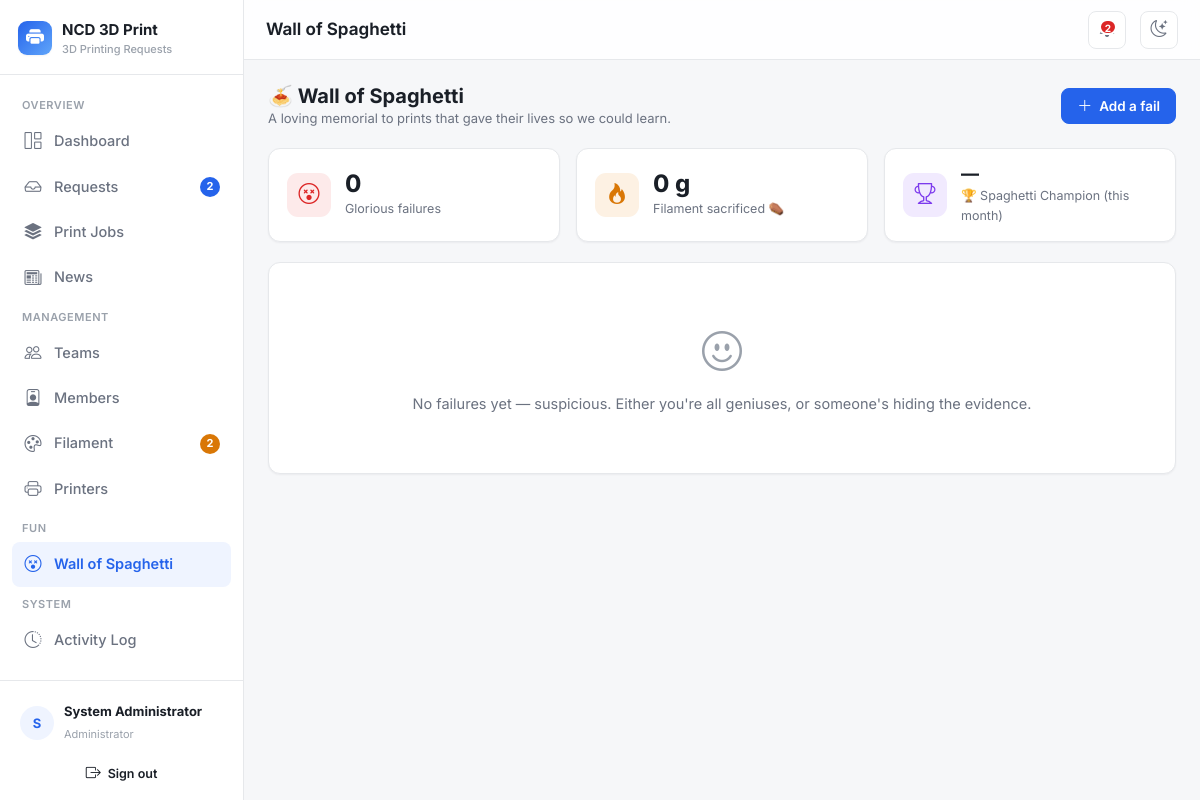
/spaghetti (signed in), run on an earlier commit of the app's database.
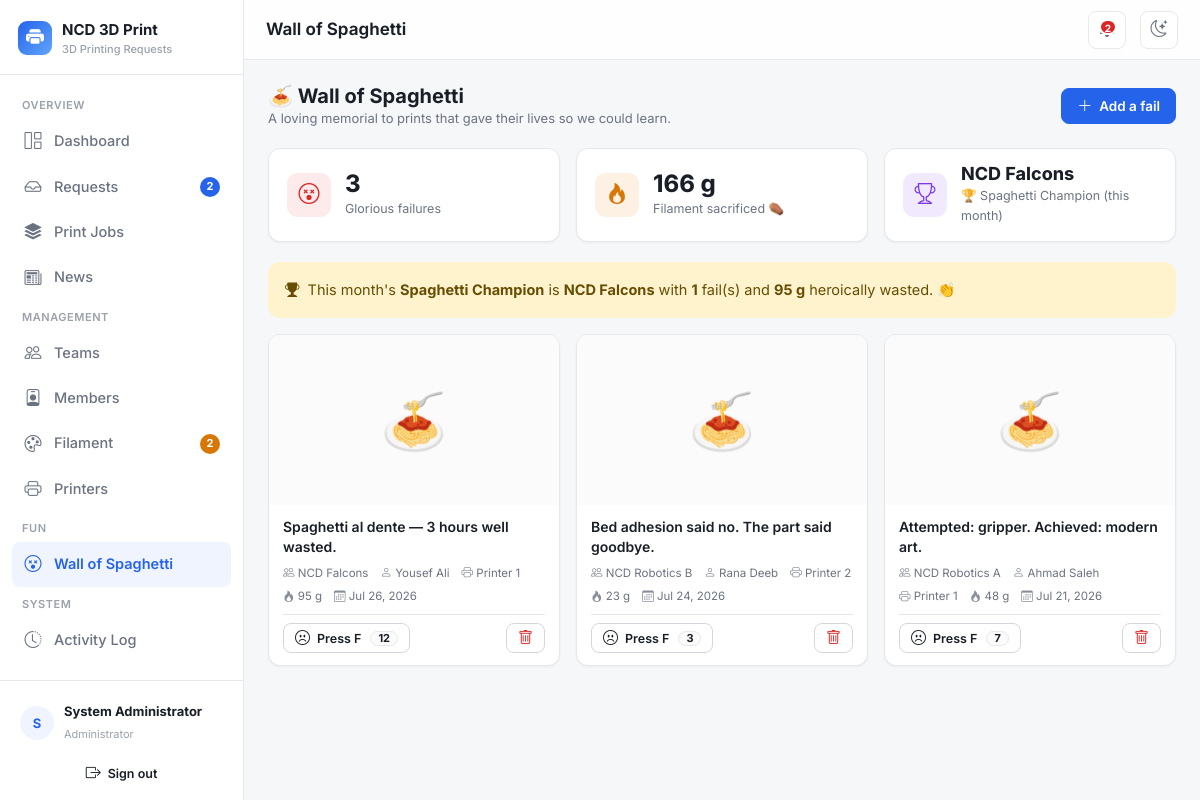
And on a later commit of the database.
### tables this page shows
CREATE TABLE `print_fails` (
    `id`           INT UNSIGNED NOT NULL AUTO_INCREMENT,
    `user_id`      INT UNSIGNED DEFAULT NULL,
    `team_id`      INT UNSIGNED DEFAULT NULL,
    `caption`      VARCHAR(255) NOT NULL,
    `image_path`   VARCHAR(255) DEFAULT NULL,
    `grams`        DECIMAL(8,1) NOT NULL DEFAULT 0,    
    `printer_name` VARCHAR(80)  DEFAULT NULL,
    `respects`     INT UNSIGNED NOT NULL DEFAULT 0,    
    `created_at`   DATETIME NOT NULL DEFAULT CURRENT_TIMESTAMP,
    PRIMARY KEY (`id`),
    KEY `idx_pf_team` (`team_id`),
    KEY `idx_pf_user` (`user_id`),
    CONSTRAINT `fk_pf_user` FOREIGN KEY (`user_id`) REFERENCES `users`(`id`) ON DELETE SET NULL,
    CONSTRAINT `fk_pf_team` FOREIGN KEY (`team_id`) REFERENCES `teams`(`id`) ON DELETE SET NULL
);

CREATE TABLE `teams` (
    `id`          INT UNSIGNED NOT NULL AUTO_INCREMENT,
    `name`        VARCHAR(120) NOT NULL,
    `competition` VARCHAR(160) DEFAULT NULL,
    `supervisor`  VARCHAR(120) DEFAULT NULL,
    `created_at`  DATETIME NOT NULL DEFAULT CURRENT_TIMESTAMP,
    PRIMARY KEY (`id`)
);

CREATE TABLE `users` (
    `id`         INT UNSIGNED NOT NULL AUTO_INCREMENT,
    `name`       VARCHAR(120) NOT NULL,
    `email`      VARCHAR(160) NOT NULL,
    `phone`      VARCHAR(30)  DEFAULT NULL,    
    `password`   VARCHAR(255) NOT NULL,
    `role`       ENUM('admin','member') NOT NULL DEFAULT 'member',
    `team_id`    INT UNSIGNED DEFAULT NULL,
    `is_active`  TINYINT(1) NOT NULL DEFAULT 1,
    `created_at` DATETIME NOT NULL DEFAULT CURRENT_TIMESTAMP,
    PRIMARY KEY (`id`),
    UNIQUE KEY `uq_users_email` (`email`),
    KEY `idx_users_team` (`team_id`),
    CONSTRAINT `fk_users_team` FOREIGN KEY (`team_id`) REFERENCES `teams`(`id`) ON DELETE SET NULL
);

### core/Controller.php (called while the page is built, shortened)
<?php
abstract class Controller
{
    protected function view(string $view, array $data = [], ?string $layout = 'main'): void
    {
        extract($data, EXTR_SKIP);
        $viewFile = __DIR__ . '/../views/' . $view . '.php';
        require $viewFile;
        $content = ob_get_clean();
        require __DIR__ . '/../views/layouts/' . $layout . '.php';
    }
}

### controllers/SpaghettiController.php (called while the page is built, shortened)
<?php
class SpaghettiController extends Controller
{
    private PrintFail $fails;
    public function __construct()
    {
        $this->fails = new PrintFail();
    }
    public function index(): void
    {
        $this->view('spaghetti/index', [
            'pageTitle'  => 'Wall of Spaghetti',
            'fails'      => $this->fails->wall(),
            'totalGrams' => $this->fails->totalGrams(),
            'champion'   => $this->fails->championThisMonth(),
            'respected'  => $_SESSION['respected'] ?? [],
        ]);
    }
}

### core/Router.php (called while the page is built, shortened)
<?php
class Router
{
    public function dispatch(string $url): void
    {
        $url = trim($url, '/');
        $segments = $url === '' ? [] : explode('/', $url);
        $action         = $segments[1] ?? 'index';
        $params         = array_slice($segments, 2);
        $controller = new $className();
        $action = preg_replace('/[^a-zA-Z0-9_]/', '', $action);
        call_user_func_array([$controller, $action], $params);
    }
}

### index.php (called while the page is built, shortened)
<?php
require __DIR__ . '/config/database.php';
spl_autoload_register(function (string $class): void {
    $paths = [
        __DIR__ . '/core/' . $class . '.php',
        __DIR__ . '/helpers/' . $class . '.php',
        __DIR__ . '/models/' . $class . '.php',
        __DIR__ . '/controllers/' . $class . '.php',
    ];
    foreach ($paths as $file) {
        if (file_exists($file)) {
            return;
        }
    }
});
require __DIR__ . '/helpers/functions.php';
$router = new Router();
$router->dispatch($_GET['url'] ?? '');

### helpers/functions.php (called while the page is built, shortened)
<?php
function base_path(): string
{
    static $base = null;
    if ($base === null) {
        $dir = str_replace('\\', '/', dirname($_SERVER['SCRIPT_NAME'] ?? ''));
        $base = ($dir === '/' || $dir === '.') ? '' : rtrim($dir, '/');
    }
    return $base;
}
function url(string $path = ''): string
{
    return base_path() . '/' . ltrim($path, '/');
}
function asset(string $path = ''): string
{
    return base_path() . '/assets/' . ltrim($path, '/');
}
function e(?string $value): string
{
    return htmlspecialchars($value ?? '', ENT_QUOTES, 'UTF-8');
}
function fmt_date(?string $dt, string $format = 'M j, Y'): string
{
    $ts = strtotime($dt);
    return $ts ? date($format, $ts) : '—';
}

### helpers/Auth.php (called while the page is built, shortened)
<?php
class Auth
{
    public static function user(): ?array
    {
        return $_SESSION['user'] ?? null;
    }
    public static function isAdmin(): bool
    {
        return (($_SESSION['user']['role'] ?? '') === 'admin');
    }
}

### core/Model.php (called while the page is built, shortened)
<?php
abstract class Model
{
    protected PDO $db;
    public function __construct()
    {
        $this->db = Database::getConnection();
    }
    protected function run(string $sql, array $params = []): PDOStatement
    {
        $stmt = $this->db->prepare($sql);
        $stmt->execute($params);
        return $stmt;
    }
    protected function fetch(string $sql, array $params = []): ?array
    {
        $row = $this->run($sql, $params)->fetch();
        return $row === false ? null : $row;
    }
    protected function fetchAll(string $sql, array $params = []): array
    {
        return $this->run($sql, $params)->fetchAll();
    }
    protected function scalar(string $sql, array $params = [])
    {
        return $this->run($sql, $params)->fetchColumn();
    }
}

### config/database.php (called while the page is built)
<?php
class Database
{
    private static ?PDO $instance = null;
    public static function getConnection(): PDO
    {
        if (self::$instance === null) {
            $dsn = 'mysql:host=' . DB_HOST . ';dbname=' . DB_NAME . ';charset=' . DB_CHARSET;
            $options = [
                PDO::ATTR_ERRMODE            => PDO::ERRMODE_EXCEPTION,
                PDO::ATTR_DEFAULT_FETCH_MODE => PDO::FETCH_ASSOC,
                PDO::ATTR_EMULATE_PREPARES   => false,
            ];
            try {
                self::$instance = new PDO($dsn, DB_USER, DB_PASS, $options);
            } catch (PDOException $e) {
                if (APP_DEBUG) {
                    die('Database connection failed: ' . $e->getMessage());
                }
                die('Database connection failed. Please check config/config.php.');
            }
        }
        return self::$instance;
    }
}

### models/PrintRequest.php (called while the page is built, shortened)
<?php
class PrintRequest extends Model
{
    public function countByStatus(string $status): int
    {
        return (int) $this->scalar("SELECT COUNT(*) FROM requests WHERE status=?", [$status]);
    }
    public function countPending(): int
    {
        return $this->countByStatus('Submitted');
    }
}

### models/PrintFail.php (called while the page is built, shortened)
<?php
class PrintFail extends Model
{
    public function wall(): array
    {
        return $this->fetchAll(
            "SELECT f.*, u.name AS author_name, t.name AS team_name
             FROM print_fails f
             LEFT JOIN users u ON u.id = f.user_id
             LEFT JOIN teams t ON t.id = f.team_id
             ORDER BY f.created_at DESC, f.id DESC"
        );
    }
    public function championThisMonth(): ?array
    {
        return $this->fetch(
            "SELECT t.name AS team_name, COUNT(*) AS fails, COALESCE(SUM(f.grams),0) AS grams
             FROM print_fails f
             JOIN teams t ON t.id = f.team_id
             WHERE f.created_at >= DATE_FORMAT(CURDATE(), '%Y-%m-01')
             GROUP BY f.team_id
             ORDER BY fails DESC, grams DESC
             LIMIT 1"
        );
    }
}

### views/spaghetti/index.php (the view, shortened to what this page needs)
<?php
$isAdmin = Auth::isAdmin();
?>
<div class="page-head">
    <div>
        <h2>🍝 Wall of Spaghetti</h2>
        <div class="sub">A loving memorial to prints that gave their lives so we could learn.</div>
    </div>
    <button class="btn2 primary" data-modal="#failModal"><i class="bi bi-plus-lg"></i> Add a fail</button>
</div>
<div class="stat-grid" style="grid-template-columns:repeat(auto-fit,minmax(220px,1fr));">
    <div class="stat">
        <span class="stat-icon i-red"><i class="bi bi-emoji-dizzy"></i></span>
        <div><div class="stat-num"><?= count($fails) ?></div><div class="stat-label">Glorious failures</div></div>
    </div>
    <div class="stat">
        <span class="stat-icon i-amber"><i class="bi bi-fire"></i></span>
        <div>
            <div class="stat-num"><?= number_format($totalGrams) ?> g</div>
            <div class="stat-label">Filament sacrificed ⚰️</div>
        </div>
    </div>
    <div class="stat">
        <span class="stat-icon i-purple"><i class="bi bi-trophy"></i></span>
        <div>
            <div class="stat-num" style="font-size:18px;"><?= $champion ? e($champion['team_name']) : '—' ?></div>
            <div class="stat-label">🏆 Spaghetti Champion (this month)</div>
        </div>
    </div>
</div>
<?php if ($champion): ?>
    <div class="alert alert-warning d-flex align-items-center" style="border-radius:12px;">
        <i class="bi bi-trophy-fill me-2"></i>
        <div>
            This month's <strong>Spaghetti Champion</strong> is <strong><?= e($champion['team_name']) ?></strong>
            with <strong><?= (int) $champion['fails'] ?></strong> fail(s) and
            <strong><?= number_format((float) $champion['grams']) ?> g</strong> heroically wasted. 👏
        </div>
    </div>
<?php endif; ?>
<?php if (!$fails): ?>
    <div class="card2"><div class="card2-body">
        <div class="empty"><i class="bi bi-emoji-smile"></i>
            No failures yet — suspicious. Either you're all geniuses, or someone's hiding the evidence.
        </div>
    </div></div>
<?php else: ?>
    <div class="spaghetti-grid">
        <?php foreach ($fails as $f):
            $canDelete = $isAdmin || (int) ($f['user_id'] ?? 0) === Auth::id();
            $didRespect = !empty($respected[$f['id']]);
        ?>
            <div class="fail-card">
                <?php if (!empty($f['image_path'])): ?>
                    <img class="fail-img" src="<?= url($f['image_path']) ?>" alt="a beautiful disaster">
                <?php else: ?>
                    <div class="fail-img fail-noimg">🍝</div>
                <?php endif; ?>
                <div class="fail-body">
                    <p class="fail-caption" dir="auto"><?= e($f['caption']) ?></p>
                    <div class="fail-meta">
                        <span><i class="bi bi-people"></i> <?= e($f['team_name'] ?? '—') ?></span>
                        <span><i class="bi bi-person"></i> <?= e($f['author_name'] ?? 'Unknown') ?></span>
                        <?php if (!empty($f['printer_name'])): ?><span><i class="bi bi-printer"></i> <?= e($f['printer_name']) ?></span><?php endif; ?>
                        <span><i class="bi bi-fire"></i> <?= number_format((float) $f['grams']) ?> g</span>
                        <span><i class="bi bi-calendar3"></i> <?= fmt_date($f['created_at']) ?></span>
                    </div>
                    <div class="fail-actions">
                        <button class="btn2 sm respect-btn <?= $didRespect ? 'done' : '' ?>"
                                data-respect-url="<?= url('spaghetti/respect/' . $f['id']) ?>" <?= $didRespect ? 'disabled' : '' ?>>
                            <i class="bi bi-emoji-frown"></i> Press F
                            <span class="rcount"><?= (int) $f['respects'] ?></span>
                        </button>
                        <?php if ($canDelete): ?>
                            <form method="post" action="<?= url('spaghetti/delete/' . $f['id']) ?>" style="margin-left:auto;"
                                  data-confirm="Delete this fail from history?">
                                <button class="btn2 sm danger"><i class="bi bi-trash"></i></button>
                            </form>
                        <?php endif; ?>
                    </div>
                </div>
            </div>
        <?php endforeach; ?>
    </div>
<?php endif; ?>

### views/layouts/main.php (shortened to what this page needs)
<?php
$pageTitle = $pageTitle ?? APP_NAME;
$user = Auth::user();
$isAdmin = Auth::isAdmin();
$curr = explode('/', trim($_GET['url'] ?? '', '/'))[0] ?: 'dashboard';
$badgePending = 0; $badgeLowFil = 0; $badgeMine = 0;
try {
    if ($isAdmin) {
        $badgePending = (new PrintRequest())->countPending();
        $badgeLowFil  = count((new Filament())->lowStock());
    } else {
        $mine = (new PrintRequest())->forUser(Auth::id());
        foreach ($mine as $m) {
            if (in_array($m['status'], ['Submitted', 'Approved', 'Printing'], true)) $badgeMine++;
        }
    }
} catch (Throwable $e) {  }
$initials = strtoupper(mb_substr($user['name'] ?? '?', 0, 1));
if (!function_exists('navlink')) {
    function navlink(string $route, string $icon, string $label, string $curr, string $active, int $badge = 0, bool $warn = false): void
    {
        $isActive = $curr === $active ? ' active' : '';
        echo '<a class="nav-link' . $isActive . '" href="' . url($route) . '">';
        echo '<i class="bi bi-' . $icon . '"></i><span>' . e($label) . '</span>';
        if ($badge > 0) {
            echo '<span class="nav-badge' . ($warn ? ' warn' : '') . '">' . $badge . '</span>';
        }
        echo '</a>';
    }
}
?>
<!doctype html>
<html lang="en">
<head>
    <link href="https://cdn.jsdelivr.net/npm/bootstrap@5.3.3/dist/css/bootstrap.min.css" rel="stylesheet">
    <link href="https://cdn.jsdelivr.net/npm/bootstrap-icons@1.11.3/font/bootstrap-icons.min.css" rel="stylesheet">
    <link href="<?= asset('css/style.css') ?>" rel="stylesheet">
</head>
<body>
<div class="app-shell">
    <aside class="sidebar" id="sidebar">
        <div class="sidebar-brand">
            <span class="brand-mark"><i class="bi bi-printer-fill"></i></span>
            <span class="brand-text">
                <?= e(APP_NAME) ?>
                <small><?= e(APP_TAGLINE) ?></small>
            </span>
        </div>
        <nav class="nav-section">
            <?php if ($isAdmin): ?>
                <div class="nav-label">Overview</div>
                <?php navlink('dashboard', 'grid-1x2', 'Dashboard', $curr, 'dashboard'); ?>
                <?php navlink('requests', 'inbox', 'Requests', $curr, 'requests', $badgePending); ?>
                <div class="nav-label">Management</div>
                <?php navlink('filament', 'palette', 'Filament', $curr, 'filament', $badgeLowFil, true); ?>
                <div class="nav-label">Fun</div>
                <div class="nav-label">System</div>
            <?php endif; ?>
        </nav>
        <div class="sidebar-foot">
            <div class="user-chip">
                <span class="avatar"><?= e($initials) ?></span>
                <div class="meta">
                    <strong><?= e($user['name'] ?? '') ?></strong>
                    <span><?= $isAdmin ? 'Administrator' : 'Team Member' ?></span>
                </div>
            </div>
            <a href="<?= url('auth/logout') ?>" class="btn2 ghost sm block" style="margin-top:6px;">
                <i class="bi bi-box-arrow-right"></i> Sign out
            </a>
        </div>
    </aside>
    <div class="main">
        <header class="topbar">
            <h1><?= e($pageTitle) ?></h1>
            <?php if ($isAdmin && ($badgePending > 0 || $badgeLowFil > 0)): ?>
                <a class="icon-btn" href="<?= url('requests?status=Submitted') ?>" title="<?= $badgePending ?> pending request(s)">
                    <?php if ($badgePending > 0): ?><span class="dot"><?= $badgePending ?></span><?php endif; ?>
                </a>
            <?php elseif (!$isAdmin && $badgeMine > 0): ?>
                <a class="icon-btn" href="<?= url('requests') ?>" title="<?= $badgeMine ?> active request(s)">
                    <i class="bi bi-bell"></i><span class="dot"><?= $badgeMine ?></span>
                </a>
            <?php endif; ?>
            <button class="icon-btn" id="themeToggle" title="Toggle theme"><i class="bi bi-moon-stars"></i></button>
        </header>
        <main class="content">
            <?= $content ?>
        </main>
    </div>
</div>
</body>
</html>

What changed in the data, as far as the page shows it:
added print_fails: caption "Spaghetti al dente — 3 hours well wasted.", team.name "NCD Falcons", user.name "Yousef Ali", printer_name "Printer 1", grams "95", created_at "Jul 26, 2026", respects "12"
added print_fails: caption "Bed adhesion said no. The part said goodbye.", team.name "NCD Robotics B", user.name "Rana Deeb", printer_name "Printer 2", grams "23", created_at "Jul 24, 2026", respects "3"
added print_fails: caption "Attempted: gripper. Achieved: modern art.", team.name "NCD Robotics A", user.name "Ahmad Saleh", printer_name "Printer 1", grams "48", created_at "Jul 21, 2026", respects "7"
Also different on the page:
count($fails): "0" → "3"
$totalGrams: "0" → "166"
$champion['team_name']: (not shown) → "NCD Falcons"
$champion['fails']: (not shown) → "1"
$champion['grams']: (not shown) → "95"
text no longer shown: "— No failures yet — suspicious. Either you're all geniuses, or someone's hiding the evidence."
text now shown: "This month's Spaghetti Champion is with fail(s) and g heroically wasted. 👏"
